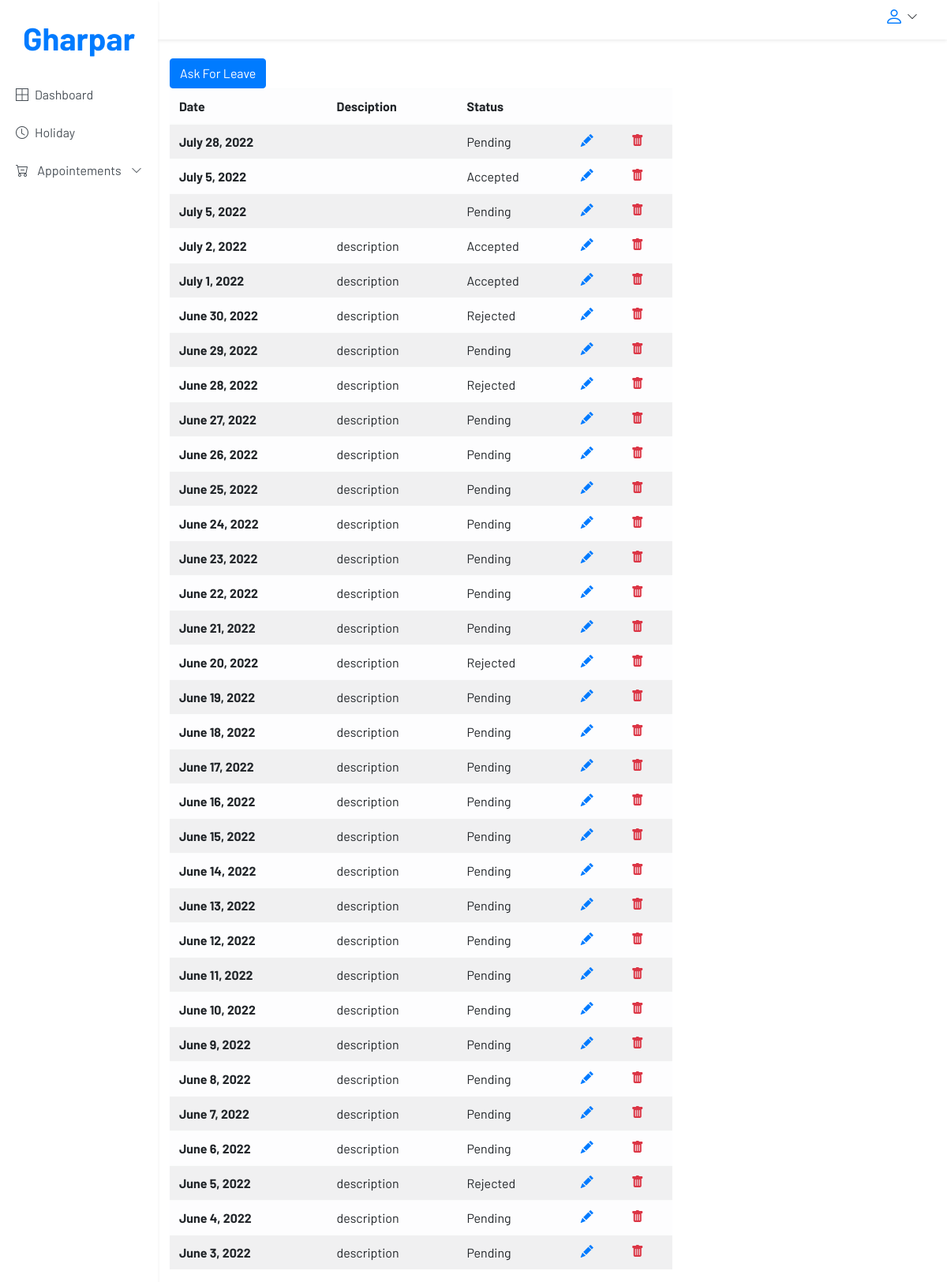
/holiday/ (signed in), run on the app's committed database.
### accounts/models.py (models this page shows, shortened)
class Holiday(models.Model):
    uuid = models.UUIDField(default=uuid.uuid4, editable=False,null=True, blank=True)
    CHOICES= (
        ('Accepted', 'Accepted'),
        ('Rejected', 'Rejected'),
        ('Pending', 'Pending'),
        )
    created_by = models.ForeignKey(
        User, related_name='Holiday', null=True, blank=True,on_delete=models.SET_NULL)
    date = models.DateField()
    holiday = models.BooleanField(default=False, null=True, blank=True)
    description = models.TextField(null=True, blank=True)
    accepted = models.CharField(choices=CHOICES,default='Pending', max_length=100,null=True, blank=True)
    image = models.ImageField(upload_to="holiday_pictures", blank=True, null=True)

### core/views.py (the view)
# urls.py: path('holiday/', employee_holiday_view, name='holiday'),
def employee_holiday_view(request):
    user = request.user
    if user.is_authenticated:
        if user.is_employee:
            holidays = Holiday.objects.filter(created_by = user).order_by('-date')
            context ={
                'holidays': holidays,
            }
        elif user.is_superuser:
            holidays = Holiday.objects.filter(
                created_by=user).order_by('-date')
            context = {
                'holidays': holidays,
            }
    else:
        messages.error(request,'You do not have permission to view a holiday')
    return render(request, 'employee/holiday.html', context)

### templates/employee/holiday.html (shortened to what this page needs)
{% extends "partials/base.html" %} {% load static %} {% block content %}
<main class="container-fluid">
            <section class="row">
        <div class="col-md-6 col-lg-8">
              <a href="{% url 'holiday_create' %}" class="btn btn-primary" type="button">Ask For Leave</a>
              <table class="table table-striped table-light table-hover w-100">
        <thead>
          <tr>
            <th>Date</th>
            <th>Desciption</th>
            <th>Status</th>
            <th></th>
            <th></th>
          </tr>
        </thead>
        <tbody>
          {% for holiday in holidays %}
          <tr>
            <td class="font-weight-bold">{{holiday.date}}<br></td>
            <td >{{holiday.description}}</td>
            <td>{{holiday.accepted}}</td>
            <td>
            <a href="{% url 'leave_status' holiday.uuid %}">
                  <i class="bi bi-pencil-fill text-primary"></i>
            </a>
            </td>
            <td>
            <a href="{% url 'holiday_delete' holiday.uuid %}">
                <i class="bi bi-trash-fill text-danger"></i>
            </a>
            </td>
          </tr>
          {% endfor %}
        </tbody>
      </table>
              </div>
            </section>
</main>
{% endblock %}

### static/css/admin_style.css (style rules this page uses)
body { font-family: 'Barlow', sans-serif; }

### data on the page
Holiday: date "July 28, 2022", accepted "Pending"
Holiday: date "July 5, 2022", accepted "Accepted"
Holiday: date "July 5, 2022", accepted "Pending"
Holiday: date "July 2, 2022", description "description", accepted "Accepted"
Holiday: date "July 1, 2022", description "description", accepted "Accepted"
Holiday: date "June 30, 2022", description "description", accepted "Rejected"
Holiday: date "June 29, 2022", description "description", accepted "Pending"
Holiday: date "June 28, 2022", description "description", accepted "Rejected"
Holiday: date "June 27, 2022", description "description", accepted "Pending"
Holiday: date "June 26, 2022", description "description", accepted "Pending"
Holiday: date "June 25, 2022", description "description", accepted "Pending"
Holiday: date "June 24, 2022", description "description", accepted "Pending"
Holiday: date "June 23, 2022", description "description", accepted "Pending"
Holiday: date "June 22, 2022", description "description", accepted "Pending"
Holiday: date "June 21, 2022", description "description", accepted "Pending"
Holiday: date "June 20, 2022", description "description", accepted "Rejected"
Holiday: date "June 19, 2022", description "description", accepted "Pending"
Holiday: date "June 18, 2022", description "description", accepted "Pending"
Holiday: date "June 17, 2022", description "description", accepted "Pending"
Holiday: date "June 16, 2022", description "description", accepted "Pending"
Holiday: date "June 15, 2022", description "description", accepted "Pending"
Holiday: date "June 14, 2022", description "description", accepted "Pending"
Holiday: date "June 13, 2022", description "description", accepted "Pending"
Holiday: date "June 12, 2022", description "description", accepted "Pending"
Holiday: date "June 11, 2022", description "description", accepted "Pending"
Holiday: date "June 10, 2022", description "description", accepted "Pending"
Holiday: date "June 9, 2022", description "description", accepted "Pending"
Holiday: date "June 8, 2022", description "description", accepted "Pending"
Holiday: date "June 7, 2022", description "description", accepted "Pending"
Holiday: date "June 6, 2022", description "description", accepted "Pending"
Holiday: date "June 5, 2022", description "description", accepted "Rejected"
Holiday: date "June 4, 2022", description "description", accepted "Pending"
Holiday: date "June 3, 2022", description "description", accepted "Pending"
